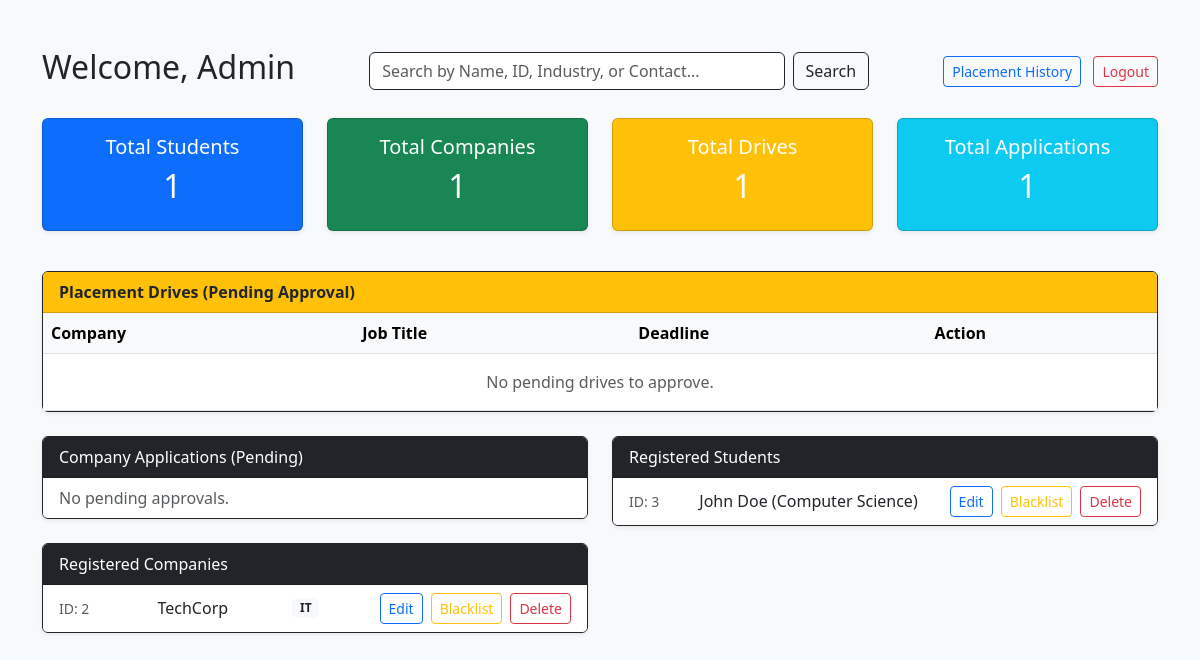
Screenshot of /admin_dashboard (signed in) with the database file from the repository.
### models.py (models this page shows)
class User(db.Model, UserMixin):
    id = db.Column(db.Integer, primary_key=True)
    username = db.Column(db.String(150), unique=True, nullable=False)
    password = db.Column(db.String(150), nullable=False)
    role = db.Column(db.String(50), nullable=False)
    name = db.Column(db.String(150), nullable=True)
    department = db.Column(db.String(150), nullable=True)
    resume_filename = db.Column(db.String(255), nullable=True)
    company_name = db.Column(db.String(150), nullable=True)
    hr_contact = db.Column(db.String(150), nullable=True)
    website = db.Column(db.String(255), nullable=True)
    industry = db.Column(db.String(150), nullable=True)
    is_approved = db.Column(db.Boolean, default=False)
    is_blacklisted = db.Column(db.Boolean, default=False)

### app.py (the view)
@app.route('/admin_dashboard')
@login_required
def admin_dashboard():
    if current_user.role != 'admin':
        flash('Access denied: Admins only.', 'danger')
        return redirect(url_for('login'))
    total_students = User.query.filter_by(role='student').count()
    total_companies = User.query.filter_by(role='company').count()
    total_drives = Drive.query.count()
    total_applications = Application.query.count()
    pending_companies = User.query.filter_by(role='company', is_approved=False).all()
    pending_drives = Drive.query.filter_by(status='Pending').all()
    search_query = request.args.get('search', '')
    if search_query:
        if search_query.isdigit():
            approved_companies = User.query.filter_by(role='company', is_approved=True, id=int(search_query)).all()
            students = User.query.filter_by(role='student', id=int(search_query)).all()
        else:
            approved_companies = User.query.filter(
                User.role == 'company',
                User.is_approved == True,
                db.or_(
                    User.company_name.ilike(f'%{search_query}%'),
                    User.industry.ilike(f'%{search_query}%'),
                    User.hr_contact.ilike(f'%{search_query}%')
                )
            ).all()
            students = User.query.filter(
                User.role == 'student',
                db.or_(
                    User.name.ilike(f'%{search_query}%'),
                    User.username.ilike(f'%{search_query}%')
                )
            ).all()
    else:
        approved_companies = User.query.filter_by(role='company', is_approved=True).all()
        students = User.query.filter_by(role='student').all()
    return render_template('admin_dashboard.html',
                           stats={'students': total_students, 'companies': total_companies,
                                  'drives': total_drives, 'apps': total_applications},
                           pending_companies=pending_companies,
                           approved_companies=approved_companies,
                           students=students,
                           pending_drives=pending_drives,
                           search_query=search_query)

### app.py (called while the page is built)
@login_manager.user_loader
def load_user(user_id):
    return User.query.get(int(user_id))

### templates/admin_dashboard.html (shortened to what this page needs)
{% extends 'base.html' %}
{% block content %}
<div class="d-flex justify-content-between align-items-center mb-4">
    <h2>Welcome, Admin</h2>
    <form class="d-flex mx-3" method="GET" action="{{ url_for('admin_dashboard') }}"
        style="flex-grow: 1; max-width: 500px;">
        <input class="form-control me-2 border-dark" type="search"
            placeholder="Search by Name, ID, Industry, or Contact..." name="search" value="{{ search_query }}">
        <button class="btn btn-outline-dark" type="submit">Search</button>
    </form>
    <div>
        <a href="{{ url_for('admin_history') }}" class="btn btn-outline-primary btn-sm me-2">Placement History</a>
        <a href="{{ url_for('logout') }}" class="btn btn-outline-danger btn-sm">Logout</a>
    </div>
</div>
<div class="row mb-4 text-center">
    <div class="col-md-3">
        <div class="card text-white bg-primary mb-3 shadow-sm">
            <div class="card-body">
                <h5 class="card-title">Total Students</h5>
                <h2>{{ stats.students }}</h2>
            </div>
        </div>
    </div>
    <div class="col-md-3">
        <div class="card text-white bg-success mb-3 shadow-sm">
            <div class="card-body">
                <h5 class="card-title">Total Companies</h5>
                <h2>{{ stats.companies }}</h2>
            </div>
        </div>
    </div>
    <div class="col-md-3">
        <div class="card text-white bg-warning mb-3 shadow-sm">
            <div class="card-body">
                <h5 class="card-title">Total Drives</h5>
                <h2>{{ stats.drives }}</h2>
            </div>
        </div>
    </div>
    <div class="col-md-3">
        <div class="card text-white bg-info mb-3 shadow-sm">
            <div class="card-body">
                <h5 class="card-title">Total Applications</h5>
                <h2>{{ stats.apps }}</h2>
            </div>
        </div>
    </div>
</div>
<div class="row mb-4">
    <div class="col-md-12">
        <div class="card border-dark shadow-sm">
            <div class="card-header bg-warning text-dark fw-bold">Placement Drives (Pending Approval)</div>
            <div class="card-body p-0">
                <table class="table table-hover mb-0">
                    <thead class="table-light">
                        <tr>
                            <th>Company</th>
                            <th>Job Title</th>
                            <th>Deadline</th>
                            <th>Action</th>
                        </tr>
                    </thead>
                    <tbody>
                        {% for drive in pending_drives %}
                        <tr>
                            <td>{{ drive.company.company_name }}</td>
                            <td>{{ drive.job_title }}</td>
                            <td>{{ drive.application_deadline }}</td>
                            <td>
                                <div class="d-flex gap-1">
                                    <form action="{{ url_for('approve_drive', drive_id=drive.id) }}" method="POST"
                                        class="m-0">
                                        <button type="submit" class="btn btn-sm btn-success">Approve</button>
                                    </form>
                                    <form action="{{ url_for('reject_drive', drive_id=drive.id) }}" method="POST"
                                        class="m-0">
                                        <button type="submit" class="btn btn-sm btn-danger">Reject</button>
                                    </form>
                                </div>
                            </td>
                        </tr>
                        {% else %}
                        <tr>
                            <td colspan="4" class="text-center text-muted py-3">No pending drives to approve.</td>
                        </tr>
                        {% endfor %}
                    </tbody>
                </table>
            </div>
        </div>
    </div>
</div>
<div class="row">
    <div class="col-md-6">
        <div class="card mb-4 border-dark shadow-sm">
            <div class="card-header bg-dark text-white">Company Applications (Pending)</div>
            <ul class="list-group list-group-flush">
                {% for company in pending_companies %}
                <li class="list-group-item d-flex justify-content-between align-items-center">
                    {{ company.company_name }} ({{ company.username }})
                    <div class="d-flex gap-1">
                        <form action="{{ url_for('approve_company', company_id=company.id) }}" method="POST"
                            class="m-0">
                            <button type="submit" class="btn btn-sm btn-outline-success">Approve</button>
                        </form>
                        <form action="{{ url_for('reject_company', company_id=company.id) }}" method="POST" class="m-0">
                            <button type="submit" class="btn btn-sm btn-outline-danger">Reject</button>
                        </form>
                    </div>
                </li>
                {% else %}
                <li class="list-group-item text-muted">No pending approvals.</li>
                {% endfor %}
            </ul>
        </div>
        <div class="card mb-4 border-dark shadow-sm">
            <div class="card-header bg-dark text-white">Registered Companies</div>
            <ul class="list-group list-group-flush">
                {% for company in approved_companies %}
                <li class="list-group-item d-flex justify-content-between align-items-center">
                    <span class="text-muted small me-2">ID: {{ company.id }}</span> {{ company.company_name }}
                    {% if company.industry %}<span class="badge bg-light text-dark ms-1">{{ company.industry }}</span>{%
                    endif %}
                    <div class="d-flex gap-2">
                        <a href="{{ url_for('admin_edit_user', user_id=company.id) }}"
                            class="btn btn-sm btn-outline-primary">Edit</a>
                        <form action="{{ url_for('toggle_blacklist', user_id=company.id) }}" method="POST" class="m-0">
                            {% if company.is_blacklisted %}
                            <button type="submit" class="btn btn-sm btn-warning">Un-Blacklist</button>
                            {% else %}
                            <button type="submit" class="btn btn-sm btn-outline-warning">Blacklist</button>
                            {% endif %}
                        </form>
                        <form action="{{ url_for('delete_user', user_id=company.id) }}" method="POST" class="m-0"
                            onsubmit="return confirm('Are you sure you want to delete this company?');">
                            <button type="submit" class="btn btn-sm btn-outline-danger">Delete</button>
                        </form>
                    </div>
                </li>
                {% else %}
                <li class="list-group-item text-muted">No approved companies yet.</li>
                {% endfor %}
            </ul>
        </div>
    </div>
    <div class="col-md-6">
        <div class="card mb-4 border-dark shadow-sm">
            <div class="card-header bg-dark text-white">Registered Students</div>
            <ul class="list-group list-group-flush">
                {% for student in students %}
                <li class="list-group-item d-flex justify-content-between align-items-center">
                    <span class="text-muted small me-2">ID: {{ student.id }}</span> {{ student.name }} ({{
                    student.department }})
                    <div class="d-flex gap-2">
                        <a href="{{ url_for('admin_edit_user', user_id=student.id) }}"
                            class="btn btn-sm btn-outline-primary">Edit</a>
                        <form action="{{ url_for('toggle_blacklist', user_id=student.id) }}" method="POST" class="m-0">
                            {% if student.is_blacklisted %}
                            <button type="submit" class="btn btn-sm btn-warning">Un-Blacklist</button>
                            {% else %}
                            <button type="submit" class="btn btn-sm btn-outline-warning">Blacklist</button>
                            {% endif %}
                        </form>
                        <form action="{{ url_for('delete_user', user_id=student.id) }}" method="POST" class="m-0"
                            onsubmit="return confirm('Are you sure you want to delete this student?');">
                            <button type="submit" class="btn btn-sm btn-outline-danger">Delete</button>
                        </form>
                    </div>
                </li>
                {% else %}
                <li class="list-group-item text-muted">No students registered yet.</li>
                {% endfor %}
            </ul>
        </div>
    </div>
</div>
{% endblock %}

### rows the page displays
User: id "2", company_name "TechCorp", industry "IT", is_blacklisted "Blacklist"
User: id "3", name "John Doe", department "Computer Science", is_blacklisted "Blacklist"

### other values shown
{{ stats.students }} "1"
{{ stats.companies }} "1"
{{ stats.drives }} "1"
{{ stats.apps }} "1"
